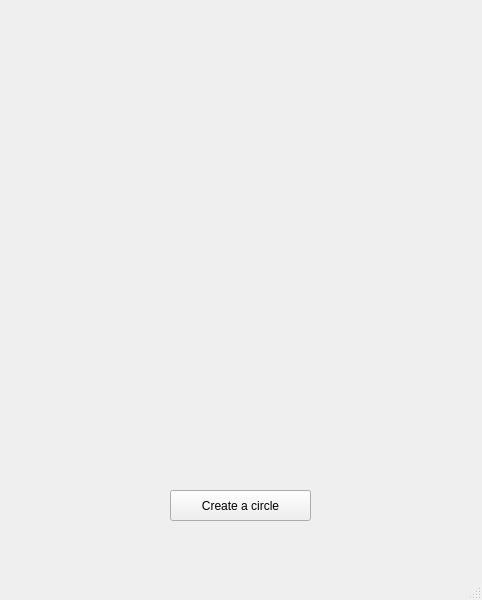
<?xml version="1.0" encoding="UTF-8"?>
<ui version="4.0">
 <class>MainWindow</class>
 <widget class="QMainWindow" name="MainWindow">
  <property name="geometry">
   <rect>
    <x>0</x>
    <y>0</y>
    <width>482</width>
    <height>600</height>
   </rect>
  </property>
  <property name="windowTitle">
   <string>MainWindow</string>
  </property>
  <widget class="QWidget" name="centralwidget">
   <widget class="QPushButton" name="pushButton">
    <property name="geometry">
     <rect>
      <x>170</x>
      <y>490</y>
      <width>141</width>
      <height>31</height>
     </rect>
    </property>
    <property name="text">
     <string>Create a circle</string>
    </property>
   </widget>
  </widget>
  <widget class="QMenuBar" name="menubar">
   <property name="geometry">
    <rect>
     <x>0</x>
     <y>0</y>
     <width>482</width>
     <height>26</height>
    </rect>
   </property>
  </widget>
  <widget class="QStatusBar" name="statusbar"/>
 </widget>
 <resources/>
 <connections/>
</ui>
